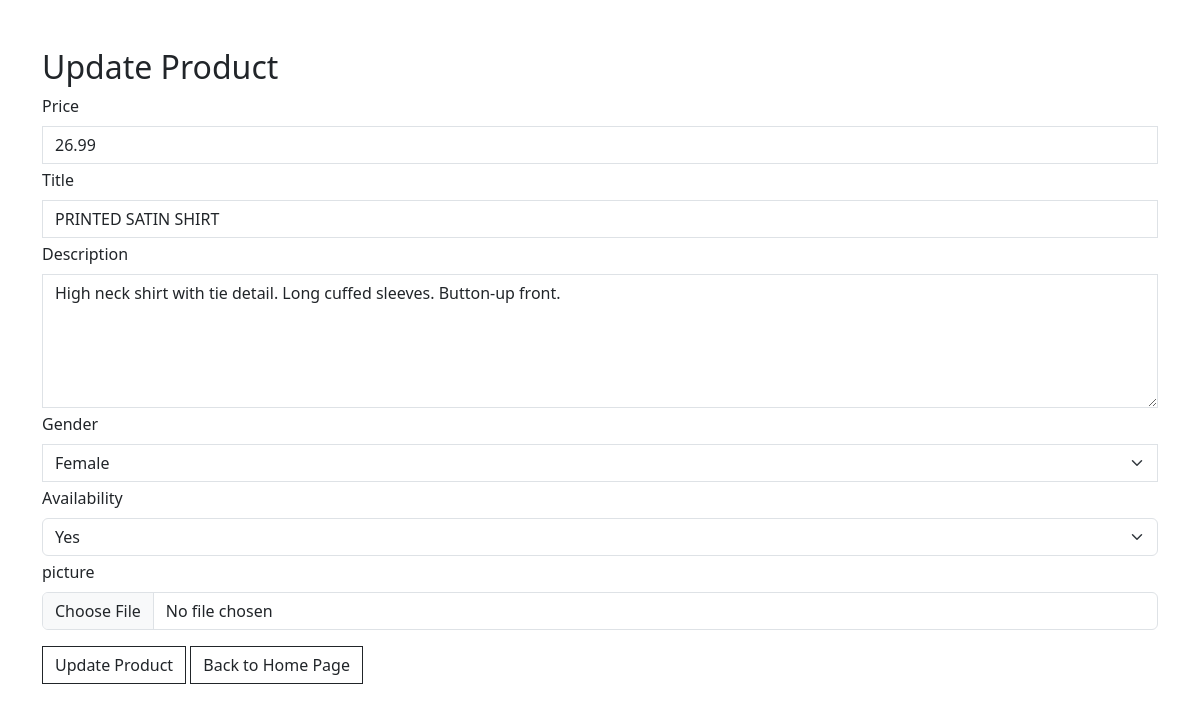
The page /updateproduct.php?id=15 on the database its author committed.
### tables this page shows
CREATE TABLE `products` (
  `id` int(11) NOT NULL,
  `picture` varchar(255) NOT NULL,
  `title` varchar(255) NOT NULL,
  `description` text NOT NULL,
  `gender` varchar(10) NOT NULL DEFAULT 'all',
  `availability` varchar(3) NOT NULL,
  `price` decimal(10,2) NOT NULL
);

### updateproduct.php (the view, shortened to what this page needs)
<?php
require_once "db_connect.php";
if (isset($_GET['id'])) {
    $id = $_GET['id'];
    $sql = "SELECT * FROM products WHERE id = $id";
    $result = mysqli_query($connect, $sql);
    $row = mysqli_fetch_assoc($result);
} else {
    echo "Invalid request.";
}
?>
<!DOCTYPE html>
<html lang="en">
<head>
    <link href="https://cdn.jsdelivr.net/npm/bootstrap@5.3.0/dist/css/bootstrap.min.css" rel="stylesheet">
</head>
<body>
    <div class="container mt-5 mb-5">
        <h2>Update Product</h2>
        <form method="POST" enctype="multipart/form-data">
            <div class="mb-1 mt-1">
                <label for="price" class="form-label">Price</label>
                <input type="text" class="form-control rounded-0" id="price" name="price" value="<?= isset($row["price"]) ? $row["price"] : '' ?>">
            </div>
            <div class="mb-1 mt-1">
                <label for="title" class="form-label">Title</label>
                <input type="text" class="form-control rounded-0" id="title" name="title" value="<?= isset($row["title"]) ? $row["title"] : '' ?>">
            </div>
            <div class="mb-1 mt-1">
                <label for="description" class="form-label">Description</label>
                <textarea class="form-control rounded-0" id="description" name="description" rows="5"><?= $row["description"] ?></textarea>
            </div>
            <div class="mb-1 mt-1">
                <label for="gender" class="form-label">Gender</label>
                <select class="form-select rounded-0" id="gender" name="gender">
                    <option value="female" <?= isset($row["gender"]) && $row["gender"] === 'female' ? 'selected' : '' ?>>Female</option>
                </select>
            </div>
            <div class="mb-1 mt-1">
                <label for="availability" class="form-label">Availability</label>
                <select class="form-select" id="availability" name="availability">
                    <option value="Yes" <?= isset($row["availability"]) && $row["availability"] === 'Yes' ? 'selected' : '' ?>>Yes</option>
                </select>
            </div>
            <div class="mb-3">
                <label for="picture" class="form-label">picture</label>
                <input type="file" class="form-control" id="picture" aria-describedby="picture" name="picture">
            </div>
            <button name="update" type="submit" class="btn btn-outline-dark rounded-0">Update Product</button>
            <a href="product-test.php" class="btn btn-outline-dark rounded-0">Back to Home Page</a>
        </form>
    </div>
</body>
</html>

### rows shown on the page
products: price "26.99", title "PRINTED SATIN SHIRT", description "High neck shirt with tie detail. Long cuffed sleeves. Button-up front.", gender "Female", availability "Yes"
